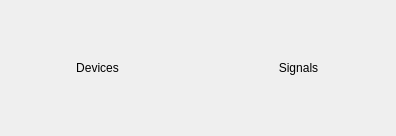
<?xml version="1.0" encoding="UTF-8"?>
<ui version="4.0">
 <class>Form</class>
 <widget class="QWidget" name="Form">
  <property name="geometry">
   <rect>
    <x>0</x>
    <y>0</y>
    <width>396</width>
    <height>136</height>
   </rect>
  </property>
  <property name="windowTitle">
   <string>Form</string>
  </property>
  <layout class="QHBoxLayout" name="horizontalLayout_2">
   <property name="leftMargin">
    <number>0</number>
   </property>
   <property name="topMargin">
    <number>0</number>
   </property>
   <property name="rightMargin">
    <number>0</number>
   </property>
   <property name="bottomMargin">
    <number>0</number>
   </property>
   <item>
    <layout class="QVBoxLayout" name="devices_layout">
     <property name="leftMargin">
      <number>0</number>
     </property>
     <property name="topMargin">
      <number>0</number>
     </property>
     <property name="rightMargin">
      <number>0</number>
     </property>
     <property name="bottomMargin">
      <number>0</number>
     </property>
     <item>
      <widget class="QLabel" name="label">
       <property name="text">
        <string>Devices</string>
       </property>
       <property name="alignment">
        <set>Qt::AlignCenter</set>
       </property>
      </widget>
     </item>
    </layout>
   </item>
   <item>
    <layout class="QVBoxLayout" name="signals_layout">
     <property name="leftMargin">
      <number>0</number>
     </property>
     <property name="topMargin">
      <number>0</number>
     </property>
     <property name="rightMargin">
      <number>0</number>
     </property>
     <property name="bottomMargin">
      <number>0</number>
     </property>
     <item>
      <widget class="QLabel" name="label_2">
       <property name="text">
        <string>Signals</string>
       </property>
       <property name="alignment">
        <set>Qt::AlignCenter</set>
       </property>
      </widget>
     </item>
    </layout>
   </item>
  </layout>
 </widget>
 <resources/>
 <connections/>
</ui>
